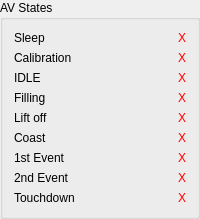
    <widget class="QGroupBox" name="av_states_box">
     <property name="title">
      <string>AV States</string>
     </property>
     <layout class="QGridLayout" name="gridLayout_11">
      <item row="1" column="1">
       <widget class="QLabel" name="sleep_label">
        <property name="text">
         <string>Sleep</string>
        </property>
       </widget>
      </item>
      <item row="1" column="2">
       <widget class="QLabel" name="sleep_state_ok_panel">
        <property name="minimumSize">
         <size>
          <width>23</width>
          <height>0</height>
         </size>
        </property>
        <property name="maximumSize">
         <size>
          <width>23</width>
          <height>16777215</height>
         </size>
        </property>
        <property name="styleSheet">
         <string notr="true">color: rgb(255, 0, 0);</string>
        </property>
        <property name="text">
         <string>X</string>
        </property>
        <property name="alignment">
         <set>Qt::AlignRight|Qt::AlignTrailing|Qt::AlignVCenter</set>
        </property>
       </widget>
      </item>
      <item row="2" column="1">
       <widget class="QLabel" name="calibration_label">
        <property name="styleSheet">
         <string notr="true"/>
        </property>
        <property name="text">
         <string>Calibration</string>
        </property>
       </widget>
      </item>
      <item row="2" column="2">
       <widget class="QLabel" name="calibration_state_ok_panel">
        <property name="minimumSize">
         <size>
          <width>23</width>
          <height>0</height>
         </size>
        </property>
        <property name="maximumSize">
         <size>
          <width>23</width>
          <height>16777215</height>
         </size>
        </property>
        <property name="styleSheet">
         <string notr="true">color: rgb(255, 0, 0);</string>
        </property>
        <property name="text">
         <string>X</string>
        </property>
        <property name="alignment">
         <set>Qt::AlignRight|Qt::AlignTrailing|Qt::AlignVCenter</set>
        </property>
       </widget>
      </item>
      <item row="3" column="1">
       <widget class="QLabel" name="idle_label">
        <property name="styleSheet">
         <string notr="true"/>
        </property>
        <property name="text">
         <string>IDLE</string>
        </property>
       </widget>
      </item>
      <item row="3" column="2">
       <widget class="QLabel" name="idle_state_ok_panel">
        <property name="minimumSize">
         <size>
          <width>23</width>
          <height>0</height>
         </size>
        </property>
        <property name="maximumSize">
         <size>
          <width>23</width>
          <height>16777215</height>
         </size>
        </property>
        <property name="styleSheet">
         <string notr="true">color: rgb(255, 0, 0);</string>
        </property>
        <property name="text">
         <string>X</string>
        </property>
        <property name="alignment">
         <set>Qt::AlignRight|Qt::AlignTrailing|Qt::AlignVCenter</set>
        </property>
       </widget>
      </item>
      <item row="4" column="1">
       <widget class="QLabel" name="filling_label_av">
        <property name="text">
         <string>Filling</string>
        </property>
       </widget>
      </item>
      <item row="4" column="2">
       <widget class="QLabel" name="filling_av_ok_panel">
        <property name="minimumSize">
         <size>
          <width>23</width>
          <height>0</height>
         </size>
        </property>
        <property name="maximumSize">
         <size>
          <width>23</width>
          <height>16777215</height>
         </size>
        </property>
        <property name="styleSheet">
         <string notr="true">color: rgb(255, 0, 0);</string>
        </property>
        <property name="text">
         <string>X</string>
        </property>
        <property name="alignment">
         <set>Qt::AlignRight|Qt::AlignTrailing|Qt::AlignVCenter</set>
        </property>
       </widget>
      </item>
      <item row="5" column="1">
       <widget class="QLabel" name="liftoff_label">
        <property name="text">
         <string>Lift off</string>
        </property>
       </widget>
      </item>
      <item row="5" column="2">
       <widget class="QLabel" name="liftoff_state_ok_panel">
        <property name="minimumSize">
         <size>
          <width>23</width>
          <height>0</height>
         </size>
        </property>
        <property name="maximumSize">
         <size>
          <width>23</width>
          <height>16777215</height>
         </size>
        </property>
        <property name="styleSheet">
         <string notr="true">color: rgb(255, 0, 0);</string>
        </property>
        <property name="text">
         <string>X</string>
        </property>
        <property name="alignment">
         <set>Qt::AlignRight|Qt::AlignTrailing|Qt::AlignVCenter</set>
        </property>
       </widget>
      </item>
      <item row="6" column="1">
       <widget class="QLabel" name="coast_label">
        <property name="text">
         <string>Coast</string>
        </property>
       </widget>
      </item>
      <item row="6" column="2">
       <widget class="QLabel" name="coast_state_ok_panel">
        <property name="minimumSize">
         <size>
          <width>23</width>
          <height>0</height>
         </size>
        </property>
        <property name="maximumSize">
         <size>
          <width>23</width>
          <height>16777215</height>
         </size>
        </property>
        <property name="styleSheet">
         <string notr="true">color: rgb(255, 0, 0);</string>
        </property>
        <property name="text">
         <string>X</string>
        </property>
        <property name="alignment">
         <set>Qt::AlignRight|Qt::AlignTrailing|Qt::AlignVCenter</set>
        </property>
       </widget>
      </item>
      <item row="7" column="1">
       <widget class="QLabel" name="first_event_label">
        <property name="text">
         <string>1st Event</string>
        </property>
       </widget>
      </item>
      <item row="7" column="2">
       <widget class="QLabel" name="first_event_ok_panel">
        <property name="minimumSize">
         <size>
          <width>23</width>
          <height>0</height>
         </size>
        </property>
        <property name="maximumSize">
         <size>
          <width>23</width>
          <height>16777215</height>
         </size>
        </property>
        <property name="styleSheet">
         <string notr="true">color: rgb(255, 0, 0);</string>
        </property>
        <property name="text">
         <string>X</string>
        </property>
        <property name="alignment">
         <set>Qt::AlignRight|Qt::AlignTrailing|Qt::AlignVCenter</set>
        </property>
       </widget>
      </item>
      <item row="8" column="1">
       <widget class="QLabel" name="second_event_label">
        <property name="text">
         <string>2nd Event</string>
        </property>
       </widget>
      </item>
      <item row="8" column="2">
       <widget class="QLabel" name="second_event_ok_panel">
        <property name="minimumSize">
         <size>
          <width>23</width>
          <height>0</height>
         </size>
        </property>
        <property name="maximumSize">
         <size>
          <width>23</width>
          <height>16777215</height>
         </size>
        </property>
        <property name="styleSheet">
         <string notr="true">color: rgb(255, 0, 0);</string>
        </property>
        <property name="text">
         <string>X</string>
        </property>
        <property name="alignment">
         <set>Qt::AlignRight|Qt::AlignTrailing|Qt::AlignVCenter</set>
        </property>
       </widget>
      </item>
      <item row="9" column="1">
       <widget class="QLabel" name="touchdown_label">
        <property name="text">
         <string>Touchdown</string>
        </property>
       </widget>
      </item>
      <item row="9" column="2">
       <widget class="QLabel" name="touchdown_event_ok_panel">
        <property name="minimumSize">
         <size>
          <width>23</width>
          <height>0</height>
         </size>
        </property>
        <property name="maximumSize">
         <size>
          <width>23</width>
          <height>16777215</height>
         </size>
        </property>
        <property name="styleSheet">
         <string notr="true">color: rgb(255, 0, 0);</string>
        </property>
        <property name="text">
         <string>X</string>
        </property>
        <property name="alignment">
         <set>Qt::AlignRight|Qt::AlignTrailing|Qt::AlignVCenter</set>
        </property>
       </widget>
      </item>
     </layout>
    </widget>
